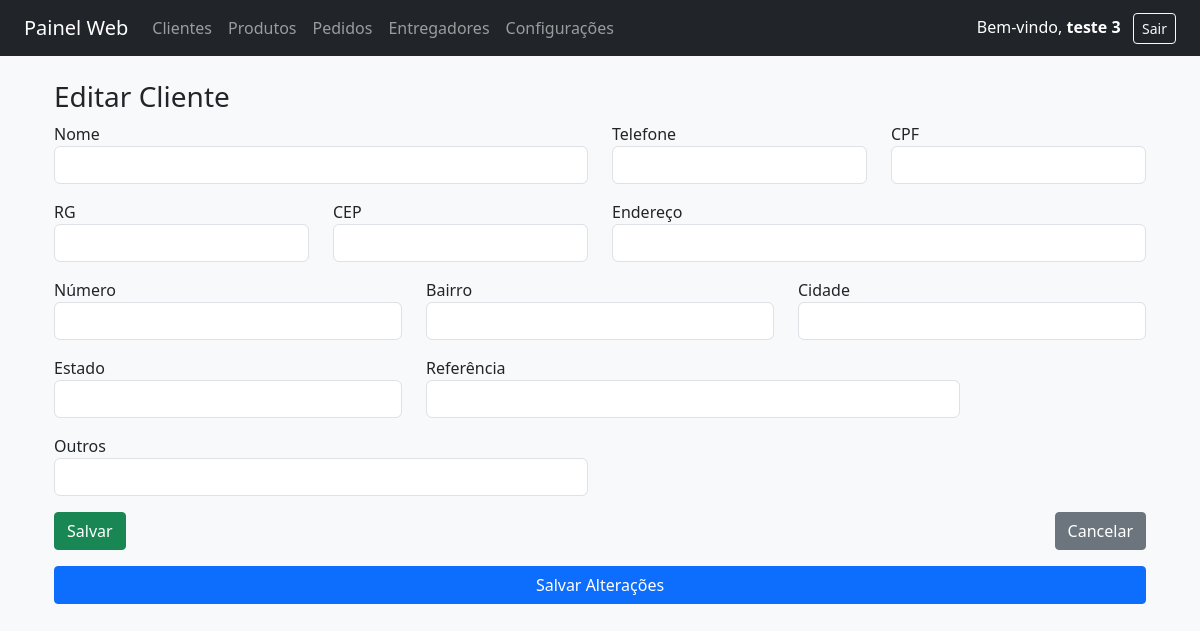
The app's page /clientes/editar/4 (signed in), older data.
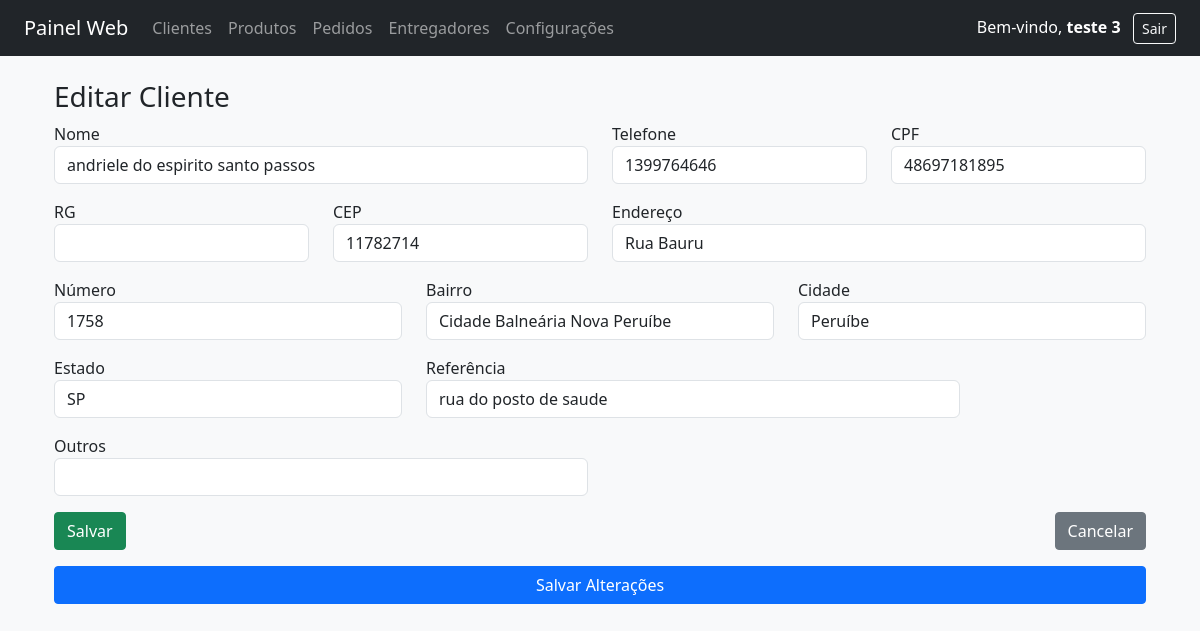
The same page, newer data.
### tables this page shows
CREATE TABLE "clientes" (
	`id`	INTEGER PRIMARY KEY AUTOINCREMENT,
	`nome`	TEXT NOT NULL,
	`cpf`	TEXT,
	`rg`	TEXT,
	`cep`	TEXT,
	`endereco`	TEXT,
	`numero`	INTEGER,
	`cidade`	TEXT,
	`telefone`	TEXT,
	`celular`	TEXT,
	`email`	TEXT,
	`estado`	TEXT,
	`referencia`	TEXT,
	`outros`	TEXT,
	`bairro`	TEXT,
	`data_cadastro`	TEXT
);

### routes/clientes.py (the view, shortened to what this page needs)
@bp_clientes.route("/clientes/editar/<int:id>", methods=["GET", "POST"])
def editar_cliente(id):
    if "usuario" not in session:
        return redirect(url_for("usuarios.login"))
    con = get_conexao()
    con.row_factory = sqlite3.Row
    cur = con.cursor()
    cur.execute("SELECT * FROM clientes WHERE id=?", (id,))
    cliente = cur.fetchone()
    con.close()
    return render_template("clientes/editar_cliente.html", cliente=cliente)

### main.py (called while the page is built)
def get_config():
    try:
        con = sqlite3.connect("painel.db")
        con.row_factory = sqlite3.Row
        cur = con.cursor()
        cur.execute("SELECT * FROM configuracoes LIMIT 1")
        config = cur.fetchone()
        con.close()
        return config
    except:
        return {}

@app.context_processor
def inject_config():
    config = get_config()
    return dict(config=config)

### routes/clientes.py (called while the page is built)
def get_conexao():
    conn = sqlite3.connect(DB)
    conn.row_factory = sqlite3.Row
    return conn

### templates/clientes/editar_cliente.html (shortened to what this page needs)
{% extends "base.html" %}
{% block conteudo %}
<div class="container mt-4">
  <h3>Editar Cliente</h3>
  <form method="POST" onsubmit="return confirmarEdicao()" id="form-cliente">
    {% include "clientes/form_cliente_campos.html" %}
    <button type="submit" class="btn btn-primary mt-3 w-100">Salvar Alterações</button>
  </form>
</div>
{% endblock %}

### templates/clientes/form_cliente_campos.html (shortened to what this page needs)
<div class="row">
  <div class="col-md-6 mb-3">
    <label for="nome">Nome</label>
    <input type="text" id="nome" name="nome" class="form-control"
           value="{{ cliente['nome'] if cliente else '' }}" required>
  </div>
  <div class="col-md-3 mb-3">
    <label for="telefone">Telefone</label>
    <input type="text" id="telefone" name="telefone" class="form-control"
           value="{{ cliente['telefone'] if cliente else '' }}">
  </div>
  <div class="col-md-3 mb-3">
    <label for="cpf">CPF</label>
    <input type="text" id="cpf" name="cpf" class="form-control"
           value="{{ cliente['cpf'] if cliente else '' }}"
           onblur="verificarCPF()" {% if cliente and cliente['cpf'] %}readonly{% endif %}>
  </div>
  <div class="col-md-3 mb-3">
    <label for="rg">RG</label>
    <input type="text" id="rg" name="rg" class="form-control"
           value="{{ cliente['rg'] if cliente else '' }}">
  </div>
  <div class="col-md-3 mb-3">
    <label for="cep">CEP</label>
    <input type="text" id="cep" name="cep" class="form-control"
           value="{{ cliente['cep'] if cliente else '' }}"
           onblur="buscarEnderecoPorCEP()">
  </div>
  <div class="col-md-6 mb-3">
    <label for="endereco">Endereço</label>
    <input type="text" id="endereco" name="endereco" class="form-control"
           value="{{ cliente['endereco'] if cliente else '' }}" required>
  </div>
  <div class="col-md-4 mb-3">
    <label for="numero">Número</label>
    <input type="text" id="numero" name="numero" class="form-control"
           value="{{ cliente['numero'] if cliente else '' }}">
  </div>
  <div class="col-md-4 mb-3">
    <label for="bairro">Bairro</label>
    <input type="text" id="bairro" name="bairro" class="form-control"
           value="{{ cliente['bairro'] if cliente else '' }}">
  </div>
  <div class="col-md-4 mb-3">
    <label for="cidade">Cidade</label>
    <input type="text" id="cidade" name="cidade" class="form-control"
           value="{{ cliente['cidade'] if cliente else '' }}">
  </div>
  <div class="col-md-4 mb-3">
    <label for="estado">Estado</label>
    <input type="text" id="estado" name="estado" class="form-control"
           value="{{ cliente['estado'] if cliente else '' }}">
  </div>
  <div class="col-md-6 mb-3">
    <label for="referencia">Referência</label>
    <input type="text" id="referencia" name="referencia" class="form-control"
           value="{{ cliente['referencia'] if cliente else '' }}">
  </div>
  <div class="col-md-6 mb-3">
    <label for="outros">Outros</label>
    <input type="text" id="outros" name="outros" class="form-control"
           value="{{ cliente['outros'] if cliente else '' }}">
  </div>
</div>
<div class="d-flex justify-content-between">
  <button type="submit" class="btn btn-success">Salvar</button>
  <a href="{{ url_for('clientes.listar_clientes') }}" class="btn btn-secondary">Cancelar</a>
</div>

Row changes from the older to the newer data that the page shows:
added clientes: nome "andriele do espirito santo passos", telefone "1399764646", cpf "48697181895", cep "11782714", endereco "Rua Bauru", numero "1758", bairro "Cidade Balneária Nova Peruíbe", cidade "Peruíbe", estado "SP", referencia "rua do posto de saude"
